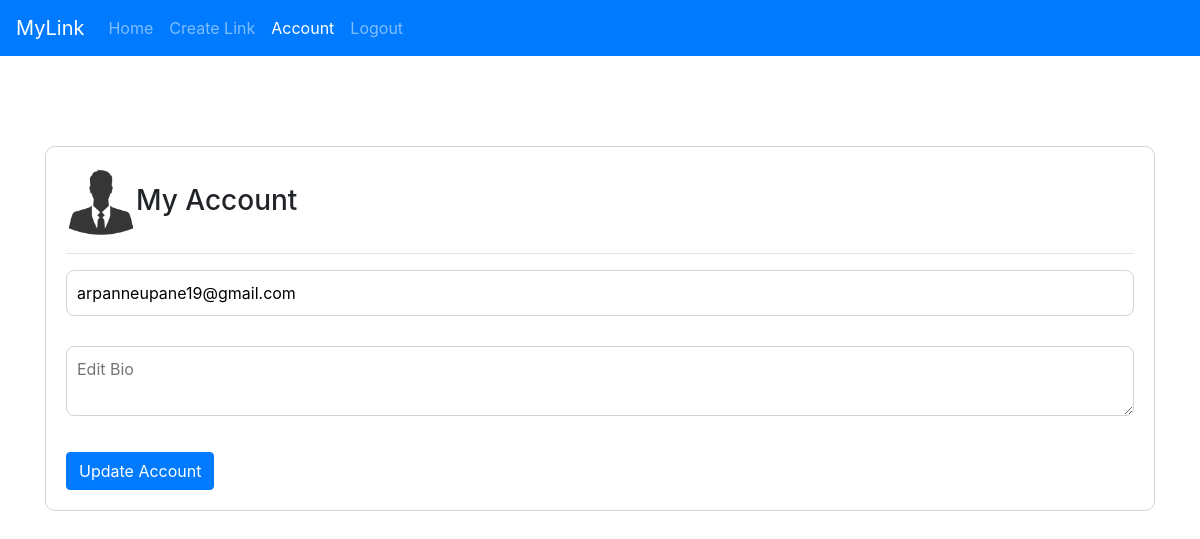
Page /account (signed in) on the earlier database version.
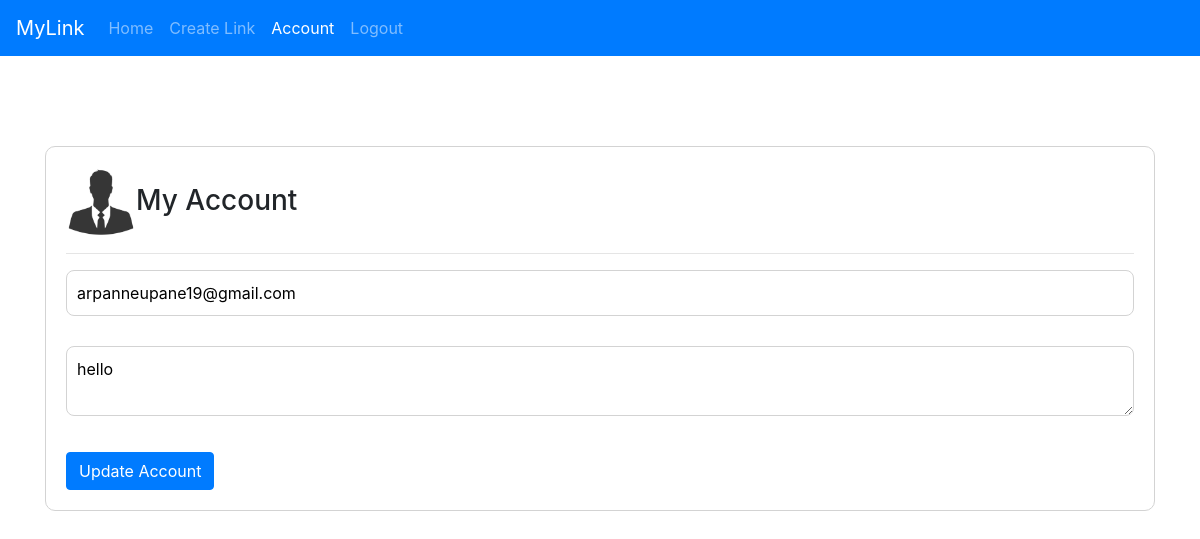
Same page on the later database version.
### app.py (models this page shows)
class User(db.Model, UserMixin):
    id = db.Column(db.Integer, primary_key=True)
    username = db.Column(db.String(15), unique=True, nullable=False)
    email = db.Column(db.String(50), unique=True, nullable=False)
    password = db.Column(db.String(80), nullable=False)
    bio = db.Column(db.String(300))
    profile_picture = db.Column(
        db.String(20), nullable=False, default='default.jpg')
    links = db.relationship('Link', backref='owner', lazy='dynamic')

### app.py (the view)
@app.route('/account', methods=['GET', 'POST'])
@login_required
def account():
    form = AccountForm()
    if form.validate_on_submit():
        current_user.bio = form.bio.data
        current_user.email = form.email.data
        db.session.commit()
        flash('Your account has been updated!')
        return redirect(url_for('account'))
    elif request.method == 'GET':
        form.bio.data = current_user.bio
        form.email.data = current_user.email
    return render_template('forms/account.html', title='My Account', form=form)

### forms.py (shortened to what this page needs)
class AccountForm(FlaskForm):
    email = StringField(validators=[InputRequired(), Email(
        message="Invalid Email"), Length(max=50)], render_kw={"placeholder": "Edit Email"})
    bio = TextAreaField([Length(min=0, max=300)], render_kw={
        "placeholder": "Edit Bio"})

### app.py (called while the page is built)
@login_manager.user_loader
def load_user(user_id):
    return User.query.get(int(user_id))

### templates/forms/account.html (shortened to what this page needs)
<!doctype html>
<html lang="en">
<head>
    <link rel="stylesheet" href="https://stackpath.bootstrapcdn.com/bootstrap/4.3.1/css/bootstrap.min.css"
>
</head>
<body>
    <nav class="navbar navbar-expand-lg navbar-dark bg-primary">
        <a class="navbar-brand" href="{{ url_for('dashboard') }}">MyLink</a>
        <div class="collapse navbar-collapse" id="navbarSupportedContent">
            <ul class="navbar-nav mr-auto">
                <li class="nav-item">
                    <a class="nav-link" href="{{ url_for('dashboard') }}">Home </a>
                </li>
                <li class="nav-item">
                    <a class="nav-link" href="{{ url_for('create_link') }}">Create Link</a>
                </li>
                <li class="nav-item active">
                    <a class="nav-link" href="{{ url_for('account') }}">Account</a>
                </li>
                <li class="nav-item">
                    <a class="nav-link" href="{{ url_for('logout') }}">Logout</a>
                </li>
        </div>
    </nav>
    <div class="container">
        <div class="update-form">
            <h3><img src="../../static/profile_pics/{{current_user.profile_picture}}" width="70" />My Account</h3>
                <hr>
                <form method='POST'>
                    <div class="input-field">
                        {{ form.email() }}
                    </div>
                    <div class="input-field">{{ form.bio() }}</div>
                    <div class="update"><button class="btn btn-primary">Update Account</button></div>
                </form>
            </div>
        </div>
</body>
</html>

Differences in the rows shown:
changed User "arpanneupane19@gmail.com": bio (not shown) → "hello"
